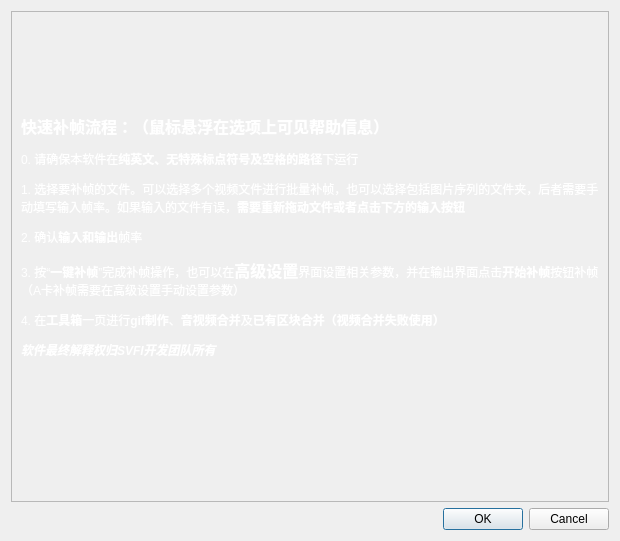
<?xml version="1.0" encoding="UTF-8"?>
<ui version="4.0">
 <class>Dialog</class>
 <widget class="QDialog" name="Dialog">
  <property name="geometry">
   <rect>
    <x>0</x>
    <y>0</y>
    <width>620</width>
    <height>541</height>
   </rect>
  </property>
  <property name="windowTitle">
   <string>Dialog</string>
  </property>
  <layout class="QGridLayout" name="gridLayout">
   <item row="0" column="0">
    <widget class="QScrollArea" name="scrollArea">
     <property name="sizePolicy">
      <sizepolicy hsizetype="Expanding" vsizetype="Preferred">
       <horstretch>0</horstretch>
       <verstretch>0</verstretch>
      </sizepolicy>
     </property>
     <property name="widgetResizable">
      <bool>true</bool>
     </property>
     <widget class="QWidget" name="scrollAreaWidgetContents">
      <property name="geometry">
       <rect>
        <x>0</x>
        <y>0</y>
        <width>600</width>
        <height>492</height>
       </rect>
      </property>
      <layout class="QVBoxLayout" name="verticalLayout_3">
       <item>
        <widget class="QLabel" name="label_7">
         <property name="sizePolicy">
          <sizepolicy hsizetype="Expanding" vsizetype="Expanding">
           <horstretch>0</horstretch>
           <verstretch>0</verstretch>
          </sizepolicy>
         </property>
         <property name="text">
          <string>&lt;html&gt;&lt;head/&gt;&lt;body&gt;&lt;p&gt;&lt;span style=&quot; font-size:12pt; font-weight:600; color:#ffffff;&quot;&gt;快速补帧流程：（鼠标悬浮在选项上可见帮助信息）&lt;/span&gt;&lt;/p&gt;&lt;p&gt;&lt;span style=&quot; color:#ffffff;&quot;&gt;0. 请确保本软件在&lt;/span&gt;&lt;span style=&quot; font-weight:600; color:#ffffff;&quot;&gt;纯英文、无特殊标点符号及空格的路径&lt;/span&gt;&lt;span style=&quot; color:#ffffff;&quot;&gt;下运行&lt;/span&gt;&lt;/p&gt;&lt;p&gt;&lt;span style=&quot; color:#ffffff;&quot;&gt;1. 选择要补帧的文件。可以选择多个视频文件进行批量补帧，也可以选择包括图片序列的文件夹，后者需要手动填写输入帧率。如果输入的文件有误，&lt;/span&gt;&lt;span style=&quot; font-weight:600; color:#ffffff;&quot;&gt;需要重新拖动文件或者点击下方的输入按钮&lt;/span&gt;&lt;/p&gt;&lt;p&gt;&lt;span style=&quot; color:#ffffff;&quot;&gt;2. 确认&lt;/span&gt;&lt;span style=&quot; font-weight:600; color:#ffffff;&quot;&gt;输入和输出&lt;/span&gt;&lt;span style=&quot; color:#ffffff;&quot;&gt;帧率&lt;/span&gt;&lt;/p&gt;&lt;p&gt;&lt;span style=&quot; color:#ffffff;&quot;&gt;3. 按“&lt;/span&gt;&lt;span style=&quot; font-weight:600; color:#ffffff;&quot;&gt;一键补帧&lt;/span&gt;&lt;span style=&quot; color:#ffffff;&quot;&gt;”完成补帧操作，也可以在&lt;/span&gt;&lt;span style=&quot; font-size:12pt; font-weight:600; color:#ffffff;&quot;&gt;高级设置&lt;/span&gt;&lt;span style=&quot; color:#ffffff;&quot;&gt;界面设置相关参数，并在输出界面点击&lt;/span&gt;&lt;span style=&quot; font-weight:600; color:#ffffff;&quot;&gt;开始补帧&lt;/span&gt;&lt;span style=&quot; color:#ffffff;&quot;&gt;按钮补帧（A卡补帧需要在高级设置手动设置参数）&lt;/span&gt;&lt;/p&gt;&lt;p&gt;&lt;span style=&quot; color:#ffffff;&quot;&gt;4. 在&lt;/span&gt;&lt;span style=&quot; font-weight:600; color:#ffffff;&quot;&gt;工具箱&lt;/span&gt;&lt;span style=&quot; color:#ffffff;&quot;&gt;一页进行&lt;/span&gt;&lt;span style=&quot; font-weight:600; color:#ffffff;&quot;&gt;gif制作&lt;/span&gt;&lt;span style=&quot; color:#ffffff;&quot;&gt;、&lt;/span&gt;&lt;span style=&quot; font-weight:600; color:#ffffff;&quot;&gt;音视频合并&lt;/span&gt;&lt;span style=&quot; color:#ffffff;&quot;&gt;及&lt;/span&gt;&lt;span style=&quot; font-weight:600; color:#ffffff;&quot;&gt;已有区块合并（视频合并失败使用）&lt;/span&gt;&lt;/p&gt;&lt;p&gt;&lt;span style=&quot; font-weight:600; font-style:italic; color:#ffffff;&quot;&gt;软件最终解释权归SVFI开发团队所有&lt;/span&gt;&lt;/p&gt;&lt;p&gt;&lt;br/&gt;&lt;/p&gt;&lt;/body&gt;&lt;/html&gt;</string>
         </property>
         <property name="scaledContents">
          <bool>true</bool>
         </property>
         <property name="wordWrap">
          <bool>true</bool>
         </property>
        </widget>
       </item>
      </layout>
     </widget>
    </widget>
   </item>
   <item row="1" column="0">
    <widget class="QDialogButtonBox" name="buttonBox">
     <property name="orientation">
      <enum>Qt::Horizontal</enum>
     </property>
     <property name="standardButtons">
      <set>QDialogButtonBox::Cancel|QDialogButtonBox::Ok</set>
     </property>
    </widget>
   </item>
  </layout>
 </widget>
 <resources/>
 <connections>
  <connection>
   <sender>buttonBox</sender>
   <signal>accepted()</signal>
   <receiver>Dialog</receiver>
   <slot>accept()</slot>
   <hints>
    <hint type="sourcelabel">
     <x>248</x>
     <y>254</y>
    </hint>
    <hint type="destinationlabel">
     <x>157</x>
     <y>274</y>
    </hint>
   </hints>
  </connection>
  <connection>
   <sender>buttonBox</sender>
   <signal>rejected()</signal>
   <receiver>Dialog</receiver>
   <slot>reject()</slot>
   <hints>
    <hint type="sourcelabel">
     <x>316</x>
     <y>260</y>
    </hint>
    <hint type="destinationlabel">
     <x>286</x>
     <y>274</y>
    </hint>
   </hints>
  </connection>
 </connections>
</ui>
